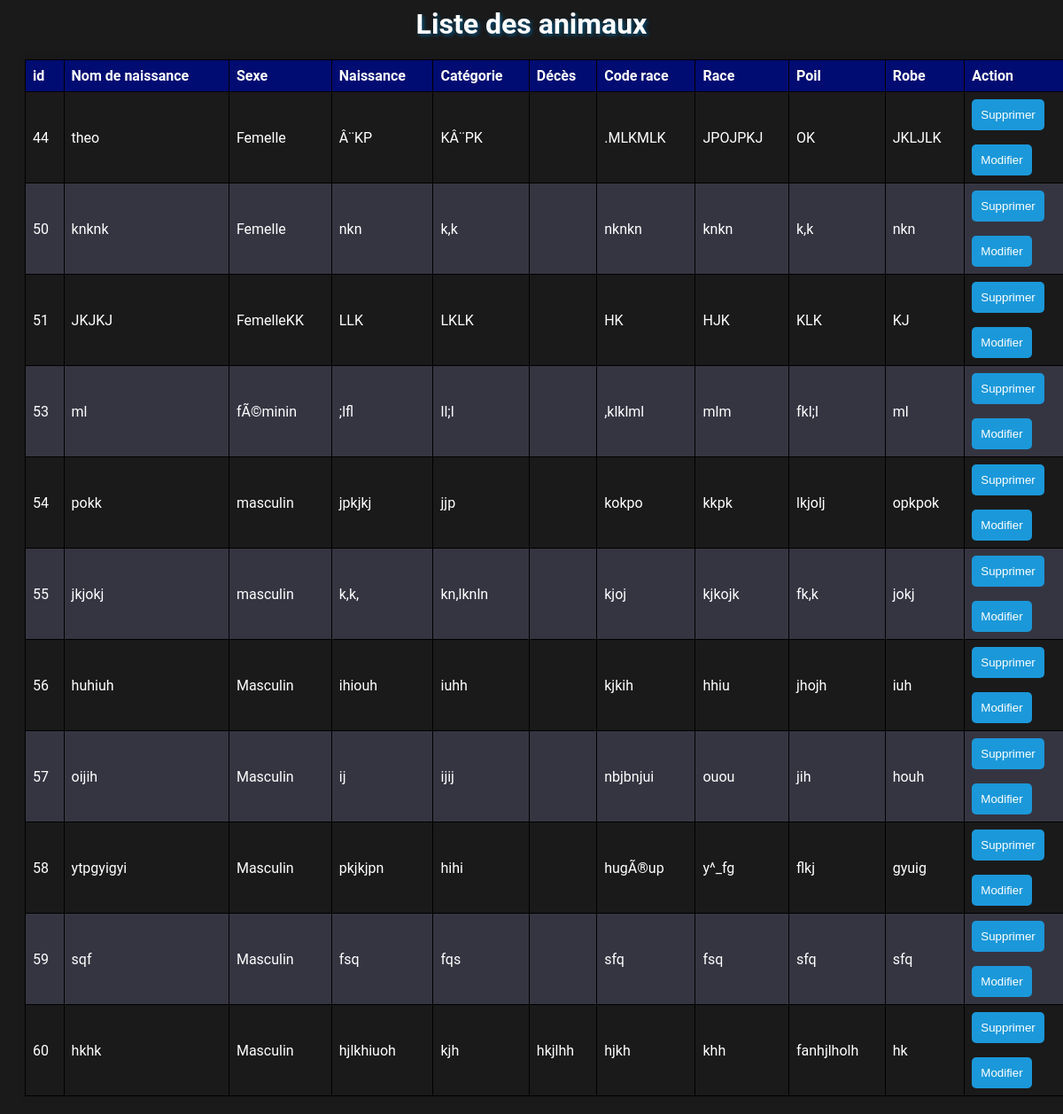
/listeanimal.php, run on the app's committed database.
### listeanimal.php (the view, shortened to what this page needs)
<link rel="stylesheet" href="style.css" />
<?php
try {
    $db = new PDO("mysql:host=" . DB_SERVER . ";dbname=" . DB_NAME, DB_USERNAME, DB_PASSWORD);
    $db->setAttribute(PDO::ATTR_ERRMODE, PDO::ERRMODE_EXCEPTION);
} catch(PDOException $e) {
    echo "Erreur de connexion à la base de données : " . $e->getMessage();
}
$sql = "SELECT * FROM `fiche-animal`";
$resultat = $db->query($sql);
$tableau = $resultat->fetchAll(PDO::FETCH_ASSOC);
?>
<!DOCTYPE html>
<html>
<head>
</head>
<body>
    <h1 style="text-align:center; text-shadow: 2px 2px 4px #044F78;">Liste des animaux</h1>
    <table>
    <thead>
        <tr>
            <th>id</th>
            <th>Nom de naissance</th>
            <th>Sexe</th>
            <th>Naissance</th>
            <th>Catégorie</th>
            <th>Décès</th>
            <th>Code race</th>
            <th>Race</th>
            <th>Poil</th>
            <th>Robe</th>
            <th>Action</th>
        </tr>
    </thead>
    <tbody>
        <?php foreach ($tableau as $ligne) { ?>
            <tr>
            <td><?= $ligne['id'] ?></td>
            <td><?= $ligne['nomdenaissance'] ?></td>
                <td><?= $ligne['sexe'] ?></td>
                <td><?= $ligne['naissance'] ?></td>
                <td><?= $ligne['categorie'] ?></td>
                <td><?= $ligne['deces'] ?></td>
                <td><?= $ligne['coderace'] ?></td>
                <td><?= $ligne['race'] ?></td>
                <td><?= $ligne['poil'] ?></td>
                <td><?= $ligne['robe'] ?></td>
                <td>
                    <form action="" method="POST">
                        <button type="submit" name="supprimer" onclick="return confirm('Voulez-vous vraiment supprimer cet animal ?')">Supprimer</button>
                    </form>
                    <button onclick="afficherFormulaireModification(<?= $ligne['id'] ?>)">Modifier</button>
                </td>
            </tr>
        <?php } ?>
    </tbody>
</table>

### style.css (style rules this page uses)
body { background-color: #1a1a1a; font-family: 'Roboto', sans-serif; color: #fff; }
table { width: 100%; border-collapse: collapse; margin: 20px; background-color: #262626; border-radius: 5px; box-shadow: 0 0 10px rgba(0, 0, 0, 0.1); }
table tr:nth-child(even) { background-color: #353542; color: #000; }
th, td { padding: 10px; text-align: left; border-bottom: 1px solid #ddd; color: #fff; }
th { background-color: #000C71; }
tr:nth-child(odd) { background-color: #1a1a1a; }
button { background-color: #1B98DA; border: none; color: #fff; padding: 10px; text-align: center; text-decoration: none; display: inline-block; border-radius: 5px; cursor: pointer; transition: background-color 0.3s ease-in-out; }

### listeanimal.php (style rules this page uses)
table { border-collapse: collapse; width: 100%; }
th, td { text-align: left; padding: 8px; border: 1px solid black; }
tr:nth-child(even) { background-color: #f2f2f2; }

### data on the page
fiche-animal: id "44", nomdenaissance "theo", sexe "Femelle", naissance "Â¨KP", categorie "KÂ¨PK", coderace ".MLKMLK", race "JPOJPKJ", poil "OK", robe "JKLJLK"
fiche-animal: id "50", nomdenaissance "knknk", sexe "Femelle", naissance "nkn", categorie "k,k", coderace "nknkn", race "knkn", poil "k,k", robe "nkn"
fiche-animal: id "51", nomdenaissance "JKJKJ", sexe "FemelleKK", naissance "LLK", categorie "LKLK", coderace "HK", race "HJK", poil "KLK", robe "KJ"
fiche-animal: id "53", nomdenaissance "ml", sexe "fÃ©minin", naissance ";lfl", categorie "ll;l", coderace ",klklml", race "mlm", poil "fkl;l", robe "ml"
fiche-animal: id "54", nomdenaissance "pokk", sexe "masculin", naissance "jpkjkj", categorie "jjp", coderace "kokpo", race "kkpk", poil "lkjolj", robe "opkpok"
fiche-animal: id "55", nomdenaissance "jkjokj", sexe "masculin", naissance "k,k,", categorie "kn,lknln", coderace "kjoj", race "kjkojk", poil "fk,k", robe "jokj"
fiche-animal: id "56", nomdenaissance "huhiuh", sexe "Masculin", naissance "ihiouh", categorie "iuhh", coderace "kjkih", race "hhiu", poil "jhojh", robe "iuh"
fiche-animal: id "57", nomdenaissance "oijih", sexe "Masculin", naissance "ij", categorie "ijij", coderace "nbjbnjui", race "ouou", poil "jih", robe "houh"
fiche-animal: id "58", nomdenaissance "ytpgyigyi", sexe "Masculin", naissance "pkjkjpn", categorie "hihi", coderace "hugÃ®up", race "y^_fg", poil "flkj", robe "gyuig"
fiche-animal: id "59", nomdenaissance "sqf", sexe "Masculin", naissance "fsq", categorie "fqs", coderace "sfq", race "fsq", poil "sfq", robe "sfq"
fiche-animal: id "60", nomdenaissance "hkhk", sexe "Masculin", naissance "hjlkhiuoh", categorie "kjh", deces "hkjlhh", coderace "hjkh", race "khh", poil "fanhjlholh", robe "hk"
